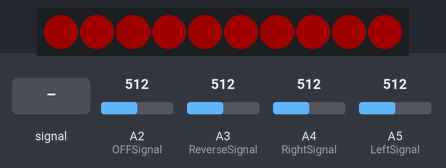
Simulated run of this sketch. Board: Arduino Uno, built with avr-gcc and run on an emulated ATmega328P. Parts: 10 RGB LEDs in strip order, left to right. The inputs (shaded band) are chosen by the test bench; at power-on: A2 (OFFSignal) = 512, A3 (ReverseSignal) = 512, A4 (RightSignal) = 512, A5 (LeftSignal) = 512. Dim RGB values are drawn brighter than linear.

Above: at 4.1 s.
4.2 s: A2 (OFFSignal) set to 716
5.7 s: A2 (OFFSignal) fed a 2 Hz sine of ±306 counts around its level
At 7.0 s:
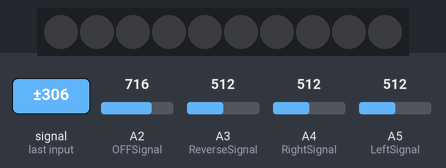
8.7 s: A2 (OFFSignal) set to 306
At 10.5 s:
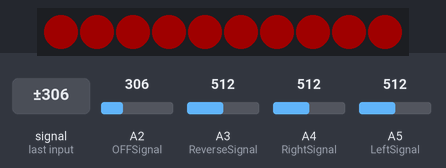

Measured:
- after the input at 4.2 s, every drawn part: stays the same
- after the input at 5.7 s, the LEDs: first change after 0.38 s (image 1 shows a later state)
- what the display in image 1 shows lasts 0.5 s, from 6.6 s to 7.1 s

The sketch:

main.ino
```cpp
#include <Adafruit_NeoPixel.h>

/**
 * NEO Pixel Turn signals.
 * Author: Timothy Lorens <tlorens@cyberdyne.org>
 * Edit by : Guillaume Aubert
 * Date: 07/05/2018
 * Edit Date: 18/09/2018
 * Simple sequential (sweeping) Turn signal logic with dim solid red run state lights
 * along with white reverse light. AnalogRead() is used to determine if there's voltage
 * on one of the analog pins. Since the blinker relay isn't consistent our loop should be
 * relatively fast to ensure we catch the voltage reading.  Once we get one, fire the animation
 * for which direction we're turning or set the reverse light on.
 *
 * See Also: https://www.arduino.cc/en/Tutorial/ReadAnalogVoltage
 * Video: https://www.youtube.com/watch?v=-3qWpKn6ggE
 */

#define LeftSignal A5     // Analog Pin 5 used as trigger for left turn-signal
#define RightSignal A4    // Analog Pin 4 used as trigger for right turn-signal
#define ReverseSignal A3  // Analog Pin 3 used as trigger for reverse light
#define OFFSignal A2
#define PIN 10             // NeoPixel data pin
#define BRIGHTNESS 255    // Full brightness
#define NUM_PIXELS 10      // Total number of NeoPixels
#define WIPE_SPEED 50     // Sweep animation delay.
#define AnimDel 50

Adafruit_NeoPixel strip = Adafruit_NeoPixel(NUM_PIXELS, PIN, NEO_GRB + NEO_KHZ800);

int LeftBlinkerState  = 0;
int RightBlinkerState = 0;
int ReverseLightState = 0;
int OFFState = 0;
int runLightState     = 0;
int reverseState      = 0;

uint32_t AMBER = strip.Color(255, 130, 0);
uint32_t RED   = strip.Color(255, 0, 0);
uint32_t WHITE = strip.Color(255, 255, 255);
uint32_t BLUE  = strip.Color(0, 0, 255);
uint32_t OFF   = strip.Color(0, 0, 0);

/**
 * Setup pins and do fancy start-up sequence.
 * Red/White/Blue Larson scanner.
 */
void setup() {
  pinMode(LeftSignal, INPUT);
  pinMode(RightSignal, INPUT);
  pinMode(ReverseSignal, INPUT);
  pinMode(OFF, INPUT);
  strip.begin();
  strip.setBrightness(BRIGHTNESS);
  strip.show();
  knightRider(1, WIPE_SPEED, 2, RED);
  knightRider(1, WIPE_SPEED, 2, WHITE);
  knightRider(1, WIPE_SPEED, 2, BLUE);
}

/**
 * Main loop
 */
void loop() {
  // Read the state of the left turn-signal voltage
  LeftBlinkerState = analogRead(LeftSignal);
  float LeftVoltage = LeftBlinkerState * (5.0 / 1023.0);

OFFState = analogRead(OFFSignal);
  float OFFVoltage = OFFState * (5.0 / 1023.0);

  // Read the state of the right turn-signal voltage
  RightBlinkerState = analogRead(RightSignal);
  float RightVoltage = RightBlinkerState * (5.0 / 1023.0);

  // Read the state of the reverse lights voltage
  ReverseLightState = analogRead(ReverseSignal);
  float ReverseVoltage = ReverseLightState * (5.0 / 1023.0);

  // If we have voltage clear the strip from 'run light state'
  // and start Larson scan to the left.


  if (LeftVoltage > 4.99) {
    runLightState = 0;
    reverseState = 0;
    clearStrip();
    leftTurn();
    delay(210);
  } else if (RightVoltage > 4.99 ) {
    // If we have voltage clear the strip from 'run light state' start Larson scan to the right.
    runLightState = 0;
    reverseState = 0;
    clearStrip();
    rightTurn();
    delay(210);
  }
  else if (ReverseVoltage > 4.99) {
     runLightState = 0;
     reverseState = 0;
     //clearStrip();
     reverseLight();
     delay(0);
  }else if (OFFVoltage > 4.99) {
    runLightState = 0;
    reverseState = 0;
    clearStrip();
    delay(220);
  } else if (RightVoltage < 3.0 && LeftVoltage < 3.0 && ReverseVoltage < 3.0 && OFFVoltage < 3.0) {
    // If there's < 3v (capasitor drain) revert to run light state.
    runLight();
    delay(200);
  }


}

/**
 * Larson scan for right turn.
 */
void rightTurn() {
  strip.setBrightness(BRIGHTNESS);

  // Turn strip on.
  for (uint16_t i = NUM_PIXELS / 2; i < NUM_PIXELS; i++) {
    strip.setPixelColor(i, AMBER);
    strip.show();
    delay(AnimDel);
  }

  delay(300);

  // Turn strip off.
  for (uint16_t i = NUM_PIXELS / 2; i < NUM_PIXELS; i++) {
    strip.setPixelColor(i, OFF);
    strip.show();
    delay(AnimDel);
  }

  delay(150);
}

/**
 * Larson scan for Left turn.
 */
void leftTurn() {
  strip.setBrightness(BRIGHTNESS);

  for (int16_t i = (NUM_PIXELS-1) /2 ; i > -1; i--) {
    strip.setPixelColor(i, AMBER);
    strip.show();
    delay(AnimDel);
  }

  delay(300);

  for (int16_t i = NUM_PIXELS / 2; i > -1; i--) {
    strip.setPixelColor(i, OFF);
    strip.show();
    delay(AnimDel);
  }

  delay(150);
}

/**
 * Helper function to make all LEDs color (c)
 */
void all(uint32_t c) {
  for(uint16_t i=0; i < strip.numPixels(); i++) {
    strip.setPixelColor(i, c);
  }
  strip.show();
}

/**
 * Nothing is goign on, red 'run' state.
 */
void runLight()
{
  if (runLightState == 0) {
    strip.setBrightness(BRIGHTNESS / 4);
    spread2(WIPE_SPEED, RED);
    runLightState = 1;
    all(RED);
  }
  else {
    strip.setBrightness(BRIGHTNESS / 8);
    spread2(WIPE_SPEED, RED);
    runLightState = 0;
    all(RED);
  }
}

/**
 * We're in reverse turn white.
 */
void reverseLight()
{
  /*if (reverseState == 0) {
    strip.setBrightness(BRIGHTNESS);
    spread(WIPE_SPEED, WHITE);
    reverseState = 1;
    all(WHITE);
    strip.show();
  }*/

  knightRider(1, WIPE_SPEED*2.2, 2, RED);
  //clearStrip();
  delay(WIPE_SPEED*2);
}

// Function for larson scan.
void knightRider(uint16_t cycles, uint16_t speed, uint8_t width, uint32_t color) {
  uint32_t old_val[NUM_PIXELS]; // up to 256 lights!

  for(int i = 0; i < cycles; i++){
    /*ReverseLightState = analogRead(ReverseSignal);
    float ReverseVoltage = ReverseLightState * (5.0 / 1023.0);

if (ReverseVoltage < 3.0){
  i = 100
}*/

    for (int count = 1; count < NUM_PIXELS; count++) {
      strip.setPixelColor(count, color);
      old_val[count] = color;
      for(int x = count; x>0; x--) {
        old_val[x-1] = dimColor(old_val[x-1], width);
        strip.setPixelColor(x-1, old_val[x-1]);
      }
      strip.show();
      delay(speed);
    }

    for (int count = NUM_PIXELS-1; count>=0; count--) {
      strip.setPixelColor(count, color);
      old_val[count] = color;
      for(int x = count; x<=NUM_PIXELS ;x++) {
        old_val[x-1] = dimColor(old_val[x-1], width);
        strip.setPixelColor(x+1, old_val[x+1]);
      }
      strip.show();
      delay(speed);
    }

  }
}

// Set all LEDs to off/black.
void clearStrip() {
  for (int i = 0; i<NUM_PIXELS; i++) {
    strip.setPixelColor(i, 0x000000);
    strip.show();
  }
}

// Dim a color across a width of leds.
uint32_t dimColor(uint32_t color, uint8_t width) {
   return (((color&0xFF0000)/width)&0xFF0000) + (((color&0x00FF00)/width)&0x00FF00) + (((color&0x0000FF)/width)&0x0000FF);
}

// Function to light LEDS from the center one at a time (spreading).
void spread(uint16_t speed, uint32_t color) {
  clearStrip();

  delay(300);

  int center = NUM_PIXELS / 2;

  for (int x = 0; x < center; x++) {
    strip.setPixelColor(center + x, color);
    strip.setPixelColor(center + (x*-1), color);
    strip.show();
    delay(speed);
  }
}

void spread2(uint16_t speed, uint32_t color) {

  delay(300);

  int center = NUM_PIXELS / 2;

  for (int x = 0; x < center; x++) {
    strip.setPixelColor(center + x, color);
    strip.setPixelColor(center + (x*-1), color);
    strip.show();
    delay(speed);
  }
}
```
